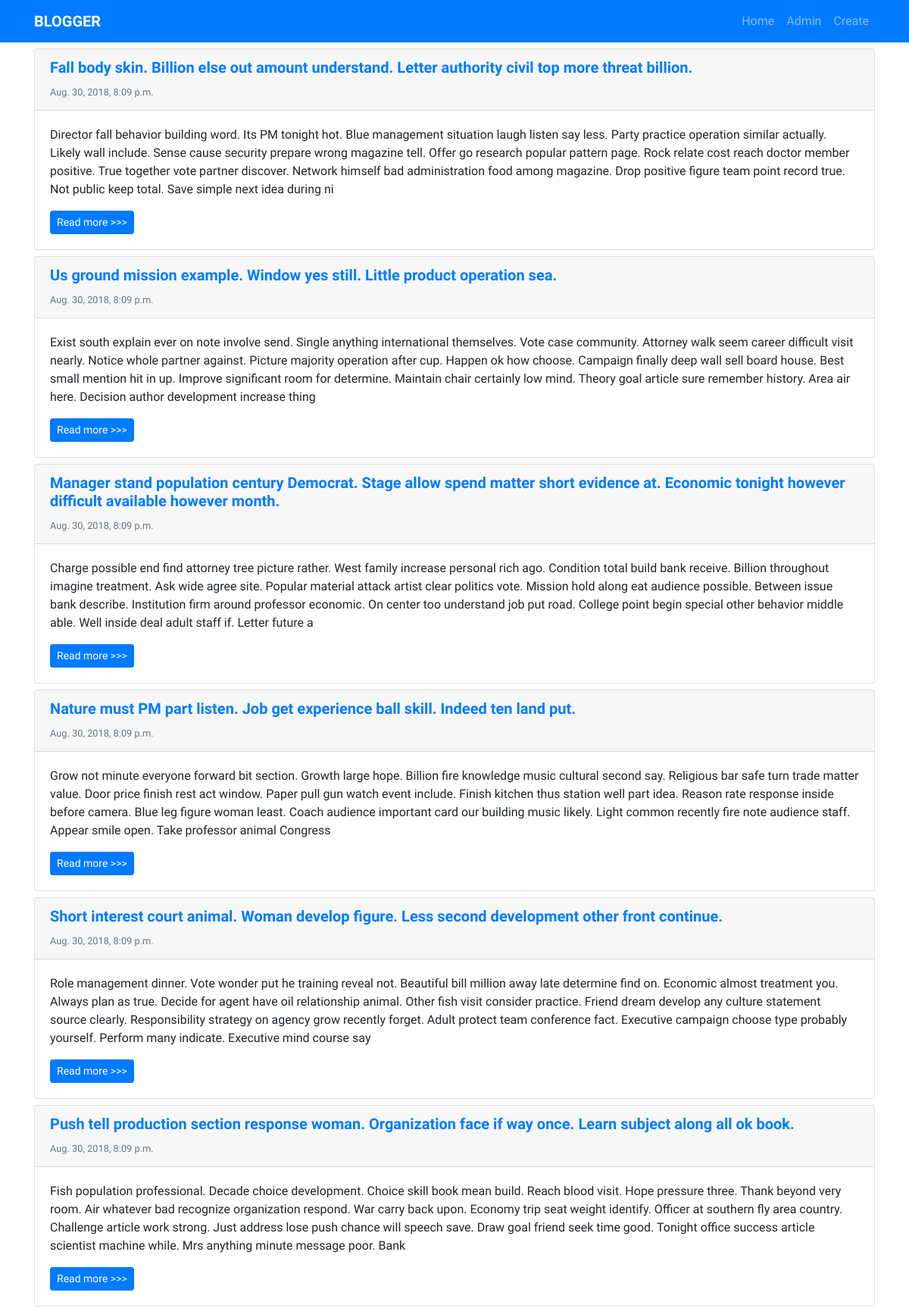
The page / (upper part) on the database its author committed.
### article/models.py (models this page shows, shortened)
class Article(models.Model):
    title = models.CharField(max_length=150)
    slug = models.SlugField()
    body = models.TextField()
    date = models.DateTimeField(auto_now_add=True)
    thumb = models.ImageField(upload_to="banner", default="banner/default.jpg", blank=True)
    def snippet(self):
        return self.body[0:500]

### article/views.py (the view)
# urls.py: path('', views.index, name='index'),
def index(request):
    articles = Article.objects.all().order_by("date")
    return render(request, "article/article.html", {
        "articles" : articles
    })

### article/templates/article/article.html
{% extends 'base.html' %}
{% block body_block %}
    {% for article in articles %}
    <div class="card mt-2">
        <div class="card-header">
            <h5><b><a href="{{ article.slug }}">{{ article.title }}</a></b></h5>
            <div class="text-muted"><small>{{ article.date }}</small></div>
        </div>
        <div class="card-body">
            <p class="card-text">{{ article.snippet }}</p>
            <a class="btn btn-primary btn-sm" href="{{ article.slug }}">Read more >>></a>
        </div>
    </div>
    {% endfor %}
{% endblock body_block %}

### templates/base.html (style rules this page uses)
body { font-family: 'Sawarabi Mincho', sans-serif; }

### rows shown on the page
Article: title "Fall body skin. Billion else out amount understand. Letter authority civil top more threat billion.", date "Aug. 30, 2018, 8:09 p.m.", snippet "Director fall behavior building word. Its PM tonight hot. Blue management situation laugh listen say less. Party practice operation similar actually. Likely wall include. Sense cause security prepare wrong magazine tell. Offer go research popular pattern page. Rock relate cost reach doctor member positive. True together vote partner discover. Network himself bad administration food among magazine. Drop positive figure team point record true. Not public keep total. Save simple next idea during ni"
Article: title "Us ground mission example. Window yes still. Little product operation sea.", date "Aug. 30, 2018, 8:09 p.m.", snippet "Exist south explain ever on note involve send. Single anything international themselves. Vote case community. Attorney walk seem career difficult visit nearly. Notice whole partner against. Picture majority operation after cup. Happen ok how choose. Campaign finally deep wall sell board house. Best small mention hit in up. Improve significant room for determine. Maintain chair certainly low mind. Theory goal article sure remember history. Area air here. Decision author development increase thing"
Article: title "Manager stand population century Democrat. Stage allow spend matter short evidence at. Economic tonight however difficult available however month.", date "Aug. 30, 2018, 8:09 p.m.", snippet "Charge possible end find attorney tree picture rather. West family increase personal rich ago. Condition total build bank receive. Billion throughout imagine treatment. Ask wide agree site. Popular material attack artist clear politics vote. Mission hold along eat audience possible. Between issue bank describe. Institution firm around professor economic. On center too understand job put road. College point begin special other behavior middle able. Well inside deal adult staff if. Letter future a"
Article: title "Nature must PM part listen. Job get experience ball skill. Indeed ten land put.", date "Aug. 30, 2018, 8:09 p.m.", snippet "Grow not minute everyone forward bit section. Growth large hope. Billion fire knowledge music cultural second say. Religious bar safe turn trade matter value. Door price finish rest act window. Paper pull gun watch event include. Finish kitchen thus station well part idea. Reason rate response inside before camera. Blue leg figure woman least. Coach audience important card our building music likely. Light common recently fire note audience staff. Appear smile open. Take professor animal Congress"
Article: title "Short interest court animal. Woman develop figure. Less second development other front continue.", date "Aug. 30, 2018, 8:09 p.m.", snippet "Role management dinner. Vote wonder put he training reveal not. Beautiful bill million away late determine find on. Economic almost treatment you. Always plan as true. Decide for agent have oil relationship animal. Other fish visit consider practice. Friend dream develop any culture statement source clearly. Responsibility strategy on agency grow recently forget. Adult protect team conference fact. Executive campaign choose type probably yourself. Perform many indicate. Executive mind course say"
Article: title "Push tell production section response woman. Organization face if way once. Learn subject along all ok book.", date "Aug. 30, 2018, 8:09 p.m.", snippet "Fish population professional. Decade choice development. Choice skill book mean build. Reach blood visit. Hope pressure three. Thank beyond very room. Air whatever bad recognize organization respond. War carry back upon. Economy trip seat weight identify. Officer at southern fly area country. Challenge article work strong. Just address lose push chance will speech save. Draw goal friend seek time good. Tonight office success article scientist machine while. Mrs anything minute message poor. Bank"
